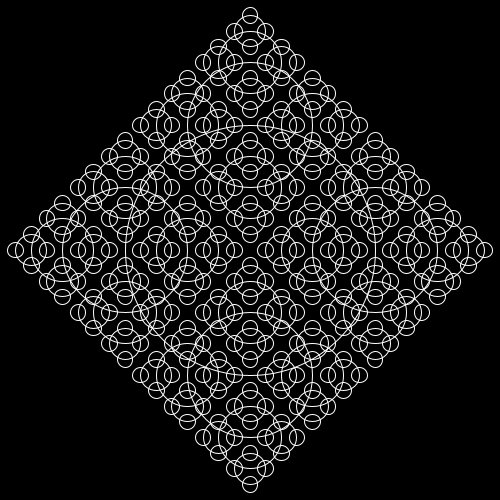
Frame 1 (no input)
Frame 60 (the mouse pressed at the canvas centre just before this capture): identical to frame 1, image omitted
Frame 120 (the mouse held since frame 60 and released just before this capture): identical to frame 1, image omitted

The Processing sketch that drew this single still picture (run headless with seeded random() and noise(); from frame 60 on, the mouse is pressed at the canvas centre):

// Processing sketch: fractals
// ── fractals.pde
void setup() {
  size(500,500); 
}

void makeCircle(float x, float y, float d) {
  ellipse(x,y,d,d);
  if(d > 25) {
    makeCircle(x-d/2,y,d/2);
    makeCircle(x+d/2,y,d/2);
    makeCircle(x,y-d/2,d/2);
    makeCircle(x,y+d/2,d/2);
  }
}


void draw() {
  background(0);
  stroke(255);
  noFill();
  makeCircle(width/2,height/2, 250);
}
